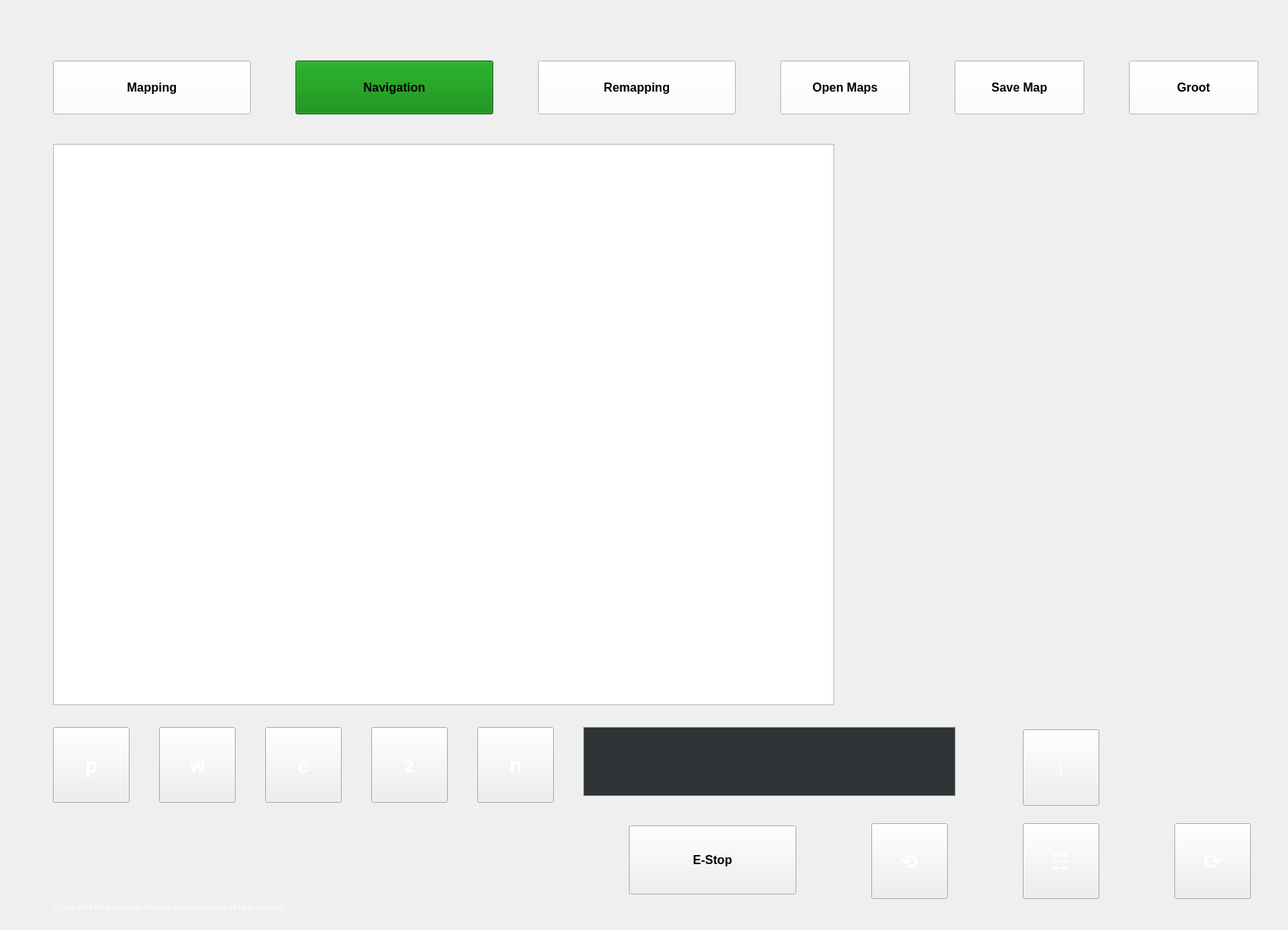
<?xml version="1.0" encoding="UTF-8"?>
<ui version="4.0">
 <class>MainWindow</class>
 <widget class="QMainWindow" name="MainWindow">
  <property name="geometry">
   <rect>
    <x>0</x>
    <y>0</y>
    <width>1700</width>
    <height>1228</height>
   </rect>
  </property>
  <property name="sizePolicy">
   <sizepolicy hsizetype="Expanding" vsizetype="Expanding">
    <horstretch>0</horstretch>
    <verstretch>0</verstretch>
   </sizepolicy>
  </property>
  <property name="minimumSize">
   <size>
    <width>1024</width>
    <height>768</height>
   </size>
  </property>
  <property name="maximumSize">
   <size>
    <width>1700</width>
    <height>1440</height>
   </size>
  </property>
  <property name="font">
   <font>
    <pointsize>12</pointsize>
    <weight>75</weight>
    <bold>true</bold>
   </font>
  </property>
  <property name="windowTitle">
   <string>ROM Dynamics's Robot Suite</string>
  </property>
  <property name="toolButtonStyle">
   <enum>Qt::ToolButtonIconOnly</enum>
  </property>
  <property name="tabShape">
   <enum>QTabWidget::Rounded</enum>
  </property>
  <widget class="QWidget" name="centralwidget">
   <widget class="QPushButton" name="mappingBtn">
    <property name="geometry">
     <rect>
      <x>70</x>
      <y>80</y>
      <width>261</width>
      <height>71</height>
     </rect>
    </property>
    <property name="styleSheet">
     <string notr="true">background-color: white;</string>
    </property>
    <property name="text">
     <string>Mapping</string>
    </property>
   </widget>
   <widget class="QPushButton" name="navigationBtn">
    <property name="geometry">
     <rect>
      <x>390</x>
      <y>80</y>
      <width>261</width>
      <height>71</height>
     </rect>
    </property>
    <property name="styleSheet">
     <string notr="true">background-color: green;</string>
    </property>
    <property name="text">
     <string>Navigation</string>
    </property>
   </widget>
   <widget class="QPushButton" name="remappingBtn">
    <property name="geometry">
     <rect>
      <x>710</x>
      <y>80</y>
      <width>261</width>
      <height>71</height>
     </rect>
    </property>
    <property name="styleSheet">
     <string notr="true">background-color: white;</string>
    </property>
    <property name="text">
     <string>Remapping</string>
    </property>
   </widget>
   <widget class="QWidget" name="verticalLayoutWidget">
    <property name="geometry">
     <rect>
      <x>70</x>
      <y>190</y>
      <width>1031</width>
      <height>741</height>
     </rect>
    </property>
    <layout class="QVBoxLayout" name="myVerticalLayout">
     <item>
      <widget class="QGraphicsView" name="graphicsView"/>
     </item>
    </layout>
   </widget>
   <widget class="QWidget" name="verticalLayoutWidget_2">
    <property name="geometry">
     <rect>
      <x>1130</x>
      <y>190</y>
      <width>551</width>
      <height>741</height>
     </rect>
    </property>
    <layout class="QVBoxLayout" name="verticalLayout"/>
   </widget>
   <widget class="QPushButton" name="openMapBtn">
    <property name="geometry">
     <rect>
      <x>1030</x>
      <y>80</y>
      <width>171</width>
      <height>71</height>
     </rect>
    </property>
    <property name="styleSheet">
     <string notr="true">background-color: white;</string>
    </property>
    <property name="text">
     <string>Open Maps</string>
    </property>
   </widget>
   <widget class="QPushButton" name="grootBtn">
    <property name="geometry">
     <rect>
      <x>1490</x>
      <y>80</y>
      <width>171</width>
      <height>71</height>
     </rect>
    </property>
    <property name="styleSheet">
     <string notr="true">background-color: white;</string>
    </property>
    <property name="text">
     <string>Groot</string>
    </property>
   </widget>
   <widget class="QPushButton" name="saveMapBtn">
    <property name="geometry">
     <rect>
      <x>1260</x>
      <y>80</y>
      <width>171</width>
      <height>71</height>
     </rect>
    </property>
    <property name="styleSheet">
     <string notr="true">background-color: white;</string>
    </property>
    <property name="text">
     <string>Save Map</string>
    </property>
   </widget>
   <widget class="QLabel" name="statusLabel">
    <property name="geometry">
     <rect>
      <x>770</x>
      <y>960</y>
      <width>491</width>
      <height>91</height>
     </rect>
    </property>
    <property name="font">
     <font>
      <pointsize>10</pointsize>
      <weight>50</weight>
      <bold>false</bold>
     </font>
    </property>
    <property name="styleSheet">
     <string notr="true">background-color: #2E3436 ;
color: rgb(246, 245, 244);
border: 1px solid gray;
padding-top: 10px;
padding-left: 20px;</string>
    </property>
    <property name="text">
     <string/>
    </property>
    <property name="margin">
     <number>10</number>
    </property>
   </widget>
   <widget class="QPushButton" name="btnEstop">
    <property name="geometry">
     <rect>
      <x>830</x>
      <y>1090</y>
      <width>221</width>
      <height>91</height>
     </rect>
    </property>
    <property name="text">
     <string>E-Stop</string>
    </property>
   </widget>
   <widget class="QPushButton" name="btnStop">
    <property name="geometry">
     <rect>
      <x>1350</x>
      <y>1087</y>
      <width>101</width>
      <height>100</height>
     </rect>
    </property>
    <property name="font">
     <font>
      <pointsize>20</pointsize>
      <weight>75</weight>
      <bold>true</bold>
     </font>
    </property>
    <property name="styleSheet">
     <string notr="true">color: white;</string>
    </property>
    <property name="text">
     <string>☷</string>
    </property>
   </widget>
   <widget class="QPushButton" name="btnForward">
    <property name="geometry">
     <rect>
      <x>1350</x>
      <y>963</y>
      <width>101</width>
      <height>101</height>
     </rect>
    </property>
    <property name="font">
     <font>
      <pointsize>20</pointsize>
      <weight>75</weight>
      <bold>true</bold>
     </font>
    </property>
    <property name="styleSheet">
     <string notr="true">color: white;</string>
    </property>
    <property name="text">
     <string>↑</string>
    </property>
   </widget>
   <widget class="QPushButton" name="btnLeft">
    <property name="geometry">
     <rect>
      <x>1150</x>
      <y>1087</y>
      <width>101</width>
      <height>100</height>
     </rect>
    </property>
    <property name="font">
     <font>
      <pointsize>20</pointsize>
      <weight>75</weight>
      <bold>true</bold>
     </font>
    </property>
    <property name="styleSheet">
     <string notr="true">color: white;</string>
    </property>
    <property name="text">
     <string>⟲</string>
    </property>
   </widget>
   <widget class="QPushButton" name="btnRight">
    <property name="geometry">
     <rect>
      <x>1550</x>
      <y>1087</y>
      <width>101</width>
      <height>100</height>
     </rect>
    </property>
    <property name="font">
     <font>
      <pointsize>20</pointsize>
      <weight>75</weight>
      <bold>true</bold>
     </font>
    </property>
    <property name="styleSheet">
     <string notr="true">color: white;</string>
    </property>
    <property name="text">
     <string>⟳</string>
    </property>
   </widget>
   <widget class="QLabel" name="companyLabel">
    <property name="geometry">
     <rect>
      <x>70</x>
      <y>1180</y>
      <width>901</width>
      <height>34</height>
     </rect>
    </property>
    <property name="font">
     <font>
      <pointsize>7</pointsize>
      <weight>50</weight>
      <bold>false</bold>
     </font>
    </property>
    <property name="styleSheet">
     <string notr="true">background-color: none;
color: white;</string>
    </property>
    <property name="text">
     <string notr="true">© 2015-2025 ROM Dynamics Robotics Company Limited. All rights reserved.</string>
    </property>
   </widget>
   <widget class="QPushButton" name="addWallBtn">
    <property name="geometry">
     <rect>
      <x>210</x>
      <y>960</y>
      <width>101</width>
      <height>100</height>
     </rect>
    </property>
    <property name="font">
     <font>
      <pointsize>20</pointsize>
      <weight>75</weight>
      <bold>true</bold>
     </font>
    </property>
    <property name="styleSheet">
     <string notr="true">color: white;</string>
    </property>
    <property name="text">
     <string>w</string>
    </property>
   </widget>
   <widget class="QPushButton" name="eraserBtn">
    <property name="geometry">
     <rect>
      <x>350</x>
      <y>960</y>
      <width>101</width>
      <height>100</height>
     </rect>
    </property>
    <property name="font">
     <font>
      <pointsize>20</pointsize>
      <weight>75</weight>
      <bold>true</bold>
     </font>
    </property>
    <property name="styleSheet">
     <string notr="true">color: white;</string>
    </property>
    <property name="text">
     <string>e</string>
    </property>
   </widget>
   <widget class="QPushButton" name="addWaypointBtn">
    <property name="geometry">
     <rect>
      <x>70</x>
      <y>960</y>
      <width>101</width>
      <height>100</height>
     </rect>
    </property>
    <property name="font">
     <font>
      <pointsize>20</pointsize>
      <weight>75</weight>
      <bold>true</bold>
     </font>
    </property>
    <property name="styleSheet">
     <string notr="true">color: white;</string>
    </property>
    <property name="text">
     <string>p</string>
    </property>
   </widget>
   <widget class="QPushButton" name="zoomBtn">
    <property name="geometry">
     <rect>
      <x>490</x>
      <y>960</y>
      <width>101</width>
      <height>100</height>
     </rect>
    </property>
    <property name="font">
     <font>
      <pointsize>20</pointsize>
      <weight>75</weight>
      <bold>true</bold>
     </font>
    </property>
    <property name="styleSheet">
     <string notr="true">color: white;</string>
    </property>
    <property name="text">
     <string>z</string>
    </property>
   </widget>
   <widget class="QPushButton" name="normalBtn">
    <property name="geometry">
     <rect>
      <x>630</x>
      <y>960</y>
      <width>101</width>
      <height>100</height>
     </rect>
    </property>
    <property name="font">
     <font>
      <pointsize>20</pointsize>
      <weight>75</weight>
      <bold>true</bold>
     </font>
    </property>
    <property name="styleSheet">
     <string notr="true">color: white;</string>
    </property>
    <property name="text">
     <string>n</string>
    </property>
   </widget>
  </widget>
 </widget>
 <resources/>
 <connections/>
</ui>
